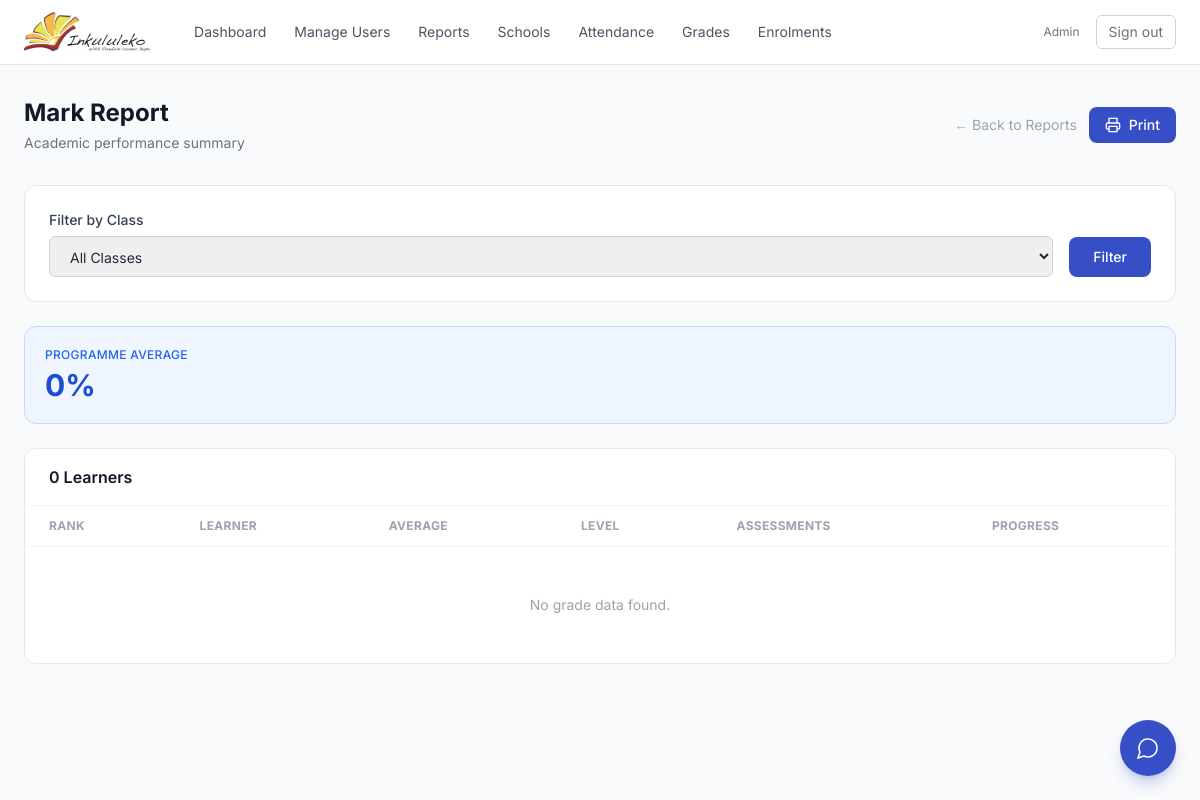
Page /reports/marks/ (signed in) on the earlier database version.
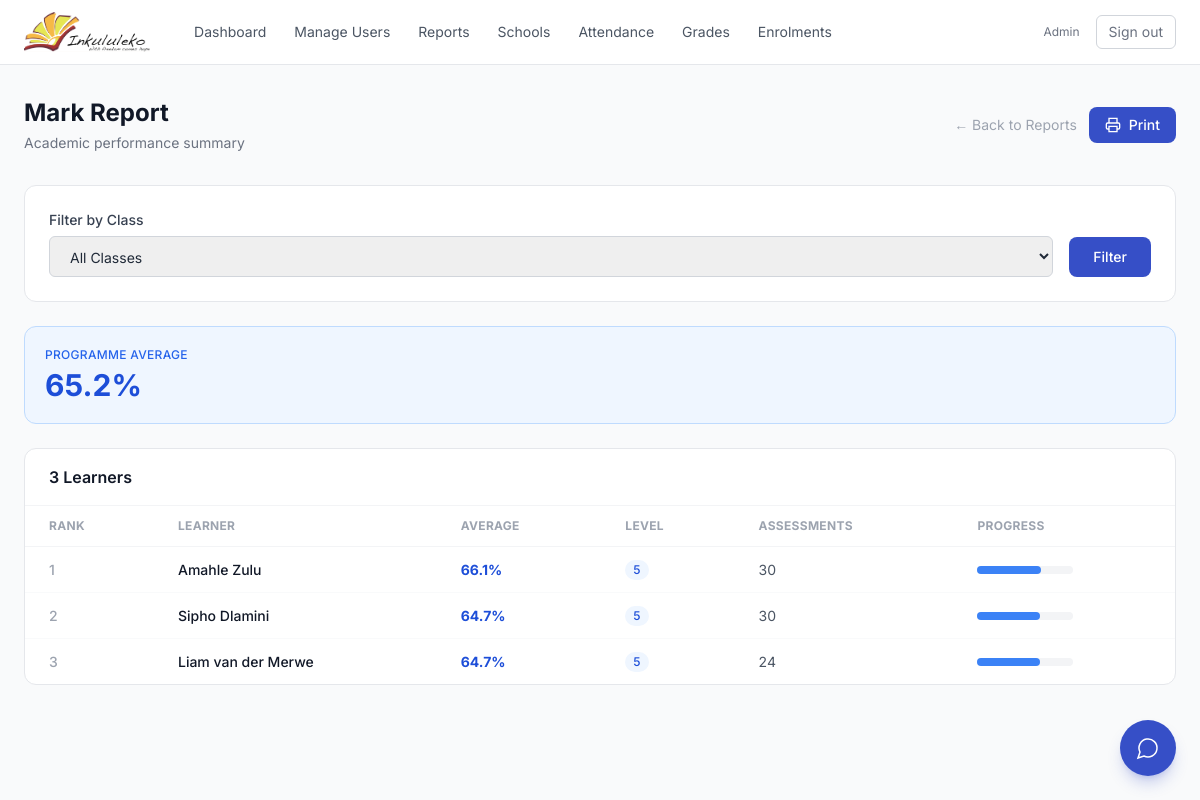
Same page on the later database version.
### core/models.py (models this page shows, shortened)
class User(AbstractUser):
    class Role(models.TextChoices):
        ADMIN = 'admin', 'Admin'
        ASSISTANT = 'assistant', 'Classroom Assistant'
        LEARNER = 'learner', 'Learner'
        MENTOR = 'mentor', 'Mentor'
    role = models.CharField(
        max_length=20, choices=Role.choices, default=Role.LEARNER
    )
    school = models.ForeignKey(
        'School', on_delete=models.SET_NULL,
        null=True, blank=True, related_name='users'
    )
    display_id = models.CharField(max_length=10, unique=True, blank=True, default='')
    phone = models.CharField(max_length=20, blank=True)
    date_of_birth = models.DateField(null=True, blank=True)
    grade_level = models.CharField(max_length=20, blank=True)
    address = models.TextField(blank=True)
    parent_guardian_name = models.CharField(max_length=200, blank=True)
    parent_guardian_phone = models.CharField(max_length=20, blank=True)
    emergency_contact_name = models.CharField(max_length=200, blank=True)
    emergency_contact_phone = models.CharField(max_length=20, blank=True)
    subject_taught = models.CharField(max_length=100, blank=True)
    grade_levels_taught = models.CharField(max_length=100, blank=True)
    experience_years = models.PositiveIntegerField(null=True, blank=True)
    qualifications = models.TextField(blank=True)
    certifications = models.TextField(blank=True)
    specializations = models.TextField(blank=True)
    organization = models.CharField(max_length=200, blank=True)
    focus_areas = models.CharField(max_length=200, blank=True)
    background = models.CharField(max_length=200, blank=True)
    availability = models.CharField(max_length=200, blank=True)

### core/views.py (the view)
# urls.py: path('reports/marks/', views.mark_report_view, name='report_marks'),
@login_required
@role_required('admin')
def mark_report_view(request):
    subjects = Subject.objects.all().order_by('name')
    selected_subject = request.GET.get('subject', '')
    learner_data = []
    learners = User.objects.filter(role='learner').order_by('last_name')
    if selected_subject:
        learners = learners.filter(enrollments__subject_id=selected_subject)
    for learner in learners:
        grades = Grade.objects.filter(learner=learner)
        if selected_subject:
            grades = grades.filter(subject_id=selected_subject)
        avg = grades.aggregate(avg=Avg('score'))['avg']
        if avg is not None:
            avg = round(float(avg), 1)
            level = (
                7 if avg >= 80 else 6 if avg >= 70 else 5 if avg >= 60
                else 4 if avg >= 50 else 3 if avg >= 40 else 2 if avg >= 30
                else 1
            )
            learner_data.append({
                'learner': learner,
                'avg': avg,
                'level': level,
                'grade_count': grades.count(),
            })
    learner_data.sort(key=lambda x: x['avg'], reverse=True)
    overall_avg = round(
        sum(d['avg'] for d in learner_data) / len(learner_data), 1
    ) if learner_data else 0
    return render(request, 'core/report_marks.html', {
        'subjects': subjects,
        'selected_subject': selected_subject,
        'learner_data': learner_data,
        'overall_avg': overall_avg,
    })

### core/templates/core/report_marks.html (shortened to what this page needs)
{% extends 'core/base.html' %}
{% block content %}
<div class="flex items-center justify-between mb-8">
    <div>
        <h1 class="text-2xl font-bold text-gray-900">Mark Report</h1>
        <p class="text-gray-500 text-sm mt-1">Academic performance summary</p>
    </div>
    <div class="flex items-center gap-3">
        <a href="{% url 'reports' %}" class="text-sm text-gray-400 hover:text-gray-600 transition-colors">← Back to Reports</a>
        <button onclick="window.print()" class="bg-brand-600 hover:bg-brand-700 text-white px-4 py-2 rounded-lg text-sm font-medium transition-colors flex items-center gap-2 print:hidden">
            <svg class="w-4 h-4" fill="none" viewBox="0 0 24 24" stroke="currentColor" stroke-width="2"><path d="M6 9V2h12v7M6 18H4a2 2 0 01-2-2v-5a2 2 0 012-2h16a2 2 0 012 2v5a2 2 0 01-2 2h-2M6 14h12v8H6z"/></svg>
            Print
        </button>
    </div>
</div>
<div class="bg-white rounded-xl border border-gray-200 p-6 mb-6 print:hidden">
    <form method="get" class="flex items-end gap-4">
        <div class="flex-1">
            <label class="block text-sm font-medium text-gray-700 mb-1.5">Filter by Class</label>
            <select name="subject" class="w-full px-4 py-2.5 border border-gray-300 rounded-md text-sm focus:outline-none focus:ring-2 focus:ring-blue-500">
                <option value="">All Classes</option>
            </select>
        </div>
        <button type="submit" class="bg-brand-600 hover:bg-brand-700 text-white px-6 py-2.5 rounded-lg text-sm font-medium transition-colors">Filter</button>
    </form>
</div>
<div class="bg-blue-50 rounded-xl border border-blue-200 p-5 mb-6">
    <p class="text-xs font-medium text-blue-600 uppercase tracking-wide">Programme Average</p>
    <p class="text-3xl font-bold text-blue-700 mt-1">{{ overall_avg }}%</p>
</div>
<div class="bg-white rounded-xl border border-gray-200 overflow-hidden">
    <div class="px-6 py-4 border-b border-gray-100">
        <h2 class="font-semibold text-gray-900">{{ learner_data|length }} Learner{{ learner_data|length|pluralize }}</h2>
    </div>
    <table class="w-full text-sm">
        <thead>
            <tr class="border-b border-gray-100 text-left text-xs font-medium text-gray-400 uppercase tracking-wide">
                <th class="px-6 py-3">Rank</th>
                <th class="px-6 py-3">Learner</th>
                <th class="px-6 py-3">Average</th>
                <th class="px-6 py-3">Level</th>
                <th class="px-6 py-3">Assessments</th>
                <th class="px-6 py-3">Progress</th>
            </tr>
        </thead>
        <tbody class="divide-y divide-gray-50">
            {% for d in learner_data %}
            <tr class="hover:bg-gray-50 transition-colors">
                <td class="px-6 py-3 text-gray-400 font-medium">{{ forloop.counter }}</td>
                <td class="px-6 py-3 font-medium text-gray-900">{{ d.learner.get_full_name }}</td>
                <td class="px-6 py-3 font-bold {% if d.avg >= 70 %}text-emerald-700{% elif d.avg >= 50 %}text-blue-700{% else %}text-red-700{% endif %}">{{ d.avg }}%</td>
                <td class="px-6 py-3"><span class="inline-flex px-2 py-0.5 rounded-full text-xs font-medium bg-blue-50 text-blue-700">{{ d.level }}</span></td>
                <td class="px-6 py-3 text-gray-600">{{ d.grade_count }}</td>
                <td class="px-6 py-3">
                    <div class="w-24 bg-gray-100 rounded-full h-2">
                        <div class="h-2 rounded-full {% if d.avg >= 70 %}bg-emerald-500{% elif d.avg >= 50 %}bg-blue-500{% else %}bg-red-500{% endif %}" style="width: {{ d.avg }}%"></div>
                    </div>
                </td>
            </tr>
            {% empty %}
            <tr><td colspan="6" class="px-6 py-12 text-center text-gray-400">No grade data found.</td></tr>
            {% endfor %}
        </tbody>
    </table>
</div>
{% endblock %}

Differences in the rows shown:
added User: learner.get_full_name "Amahle Zulu", avg "66.1", level "5", grade_count "30"
added User: learner.get_full_name "Sipho Dlamini", avg "64.7", level "5", grade_count "30"
added User: learner.get_full_name "Liam van der Merwe", avg "64.7", level "5", grade_count "24"
Other differences:
{{ overall_avg }}: "0" → "65.2"
{{ learner_data|length }}: "0" → "3"
text no longer shown: "No grade data found."
